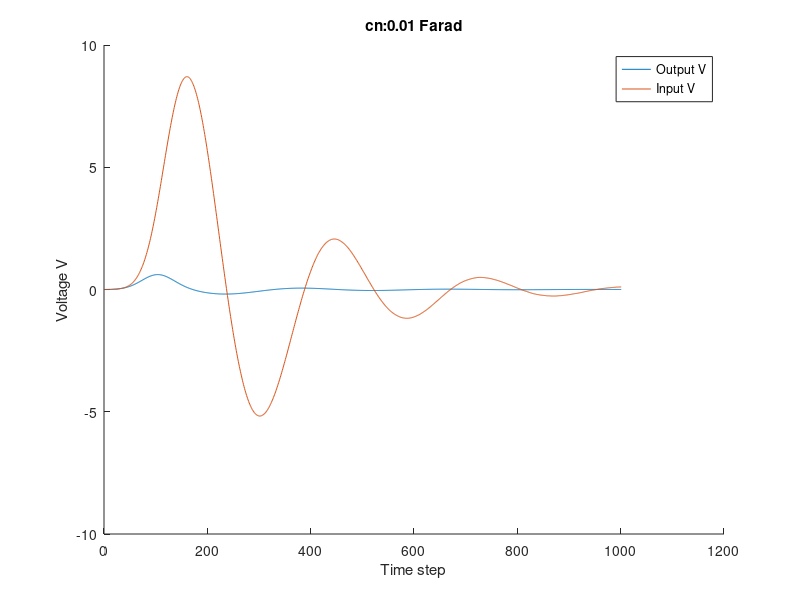
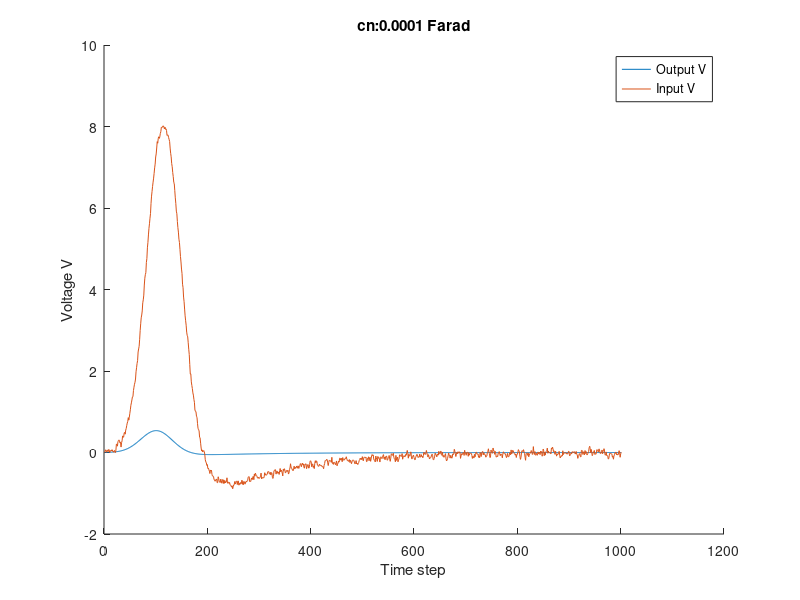
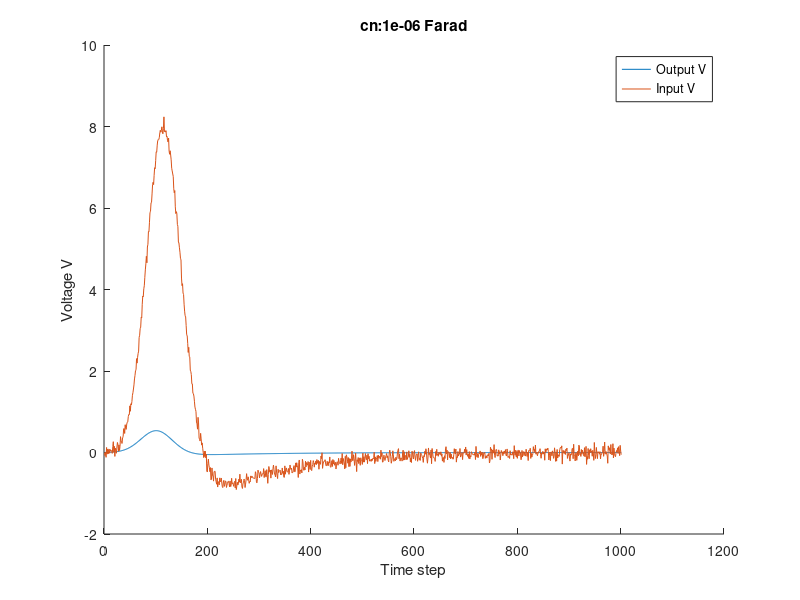
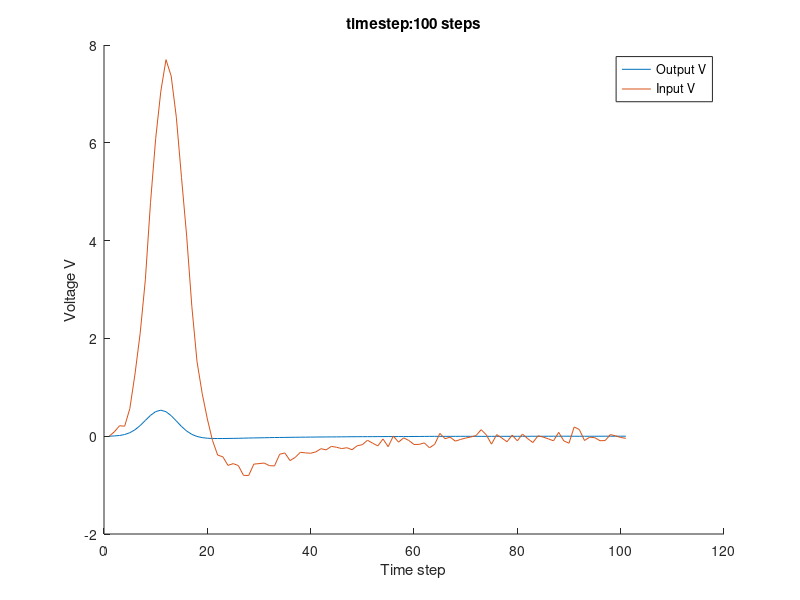

Here is the MATLAB script that generated these plots, in order:
function D = Part3b()
clear all

Cn=[0.01;0.0001;0.000001]; % capacitance values
for i=1:3
    
G=zeros(8,8);
C=zeros(8,8);
F=zeros(8,1);

% Definition of circuit elements
R1 = 1; 
R2=2;
R3=10;
R4=0.1;
R0=1000;
c=0.25;
L=0.2;
a = 100;
cn=Cn(i);


% Definition of G matrix hardcoded.
G(1,1)=1/R1;
G(1,2)=-1/R1;
G(2,1)=-1/R1;
G(2,2)=1/R1 +1/R2;
G(3,3)=1/R3;
G(4,4)=1/R4; 
G(4,5)=-1/R4;
G(5,4)=1/R4;
G(5,5)=1/R4 +1/R0;
G(6,1)=1;
G(7,2)=1;
G(7,3)=-1;
G(8,3)=-a/R3;
G(8,4)=1;
G(1,6)=1;
G(2,7)=1;
G(3,7)=-1;
G(4,8)=1;


% Definition of C matrix hardcoded.
C(1,1)=c;
C(1,2)=-c;
C(2,2)=c;
C(3,3)=cn;
C(2,1)=-c;
C(7,7)=-L;

simt=1; 
nsteps=1000;
f=1/0.03;
dt=simt/nsteps;
M=(C./dt+G);
V(1:8,1)=[0;0;0;0;0;0;0;0];

Gaussian=@(t) exp(-(t-0.1)^2/(2.*0.03^2));

for step=1:nsteps 
    In=randn()*0.001;
    t=step*dt; 
    Vin=Gaussian(t);
    F=[0; 0; -In; 0; 0; Vin;0;0];
    B=C*V(1:8,step)./dt+F;
    V(1:8,step+1)=M\B;
end

    figure(i+20)
    hold on
    plot(-V(6,:));
    plot(-V(5,:));
    xlabel('Time step')
    ylabel('Voltage V')
    legend('Output V','Input V')
    title(strcat('cn: ',num2str(Cn(i)),' Farad'))
end

%% 
clear V
ts=[100;1000;50000]; % time values
for i=1:3
    
G=zeros(8,8);
C=zeros(8,8);
F=zeros(8,1);

% Definition of circuit elements
R1 = 1; 
R2=2;
R3=10;
R4=0.1;
R0=1000;
c=0.25;
L=0.2;
a = 100;
cn=0.00001; % Set Cn value to original

% Definition of G matrix hardcoded.
G(1,1)=1/R1;
G(1,2)=-1/R1;
G(2,1)=-1/R1;
G(2,2)=1/R1 +1/R2;
G(3,3)=1/R3;
G(4,4)=1/R4; 
G(4,5)=-1/R4;
G(5,4)=1/R4;
G(5,5)=1/R4 +1/R0;
G(6,1)=1;
G(7,2)=1;
G(7,3)=-1;
G(8,3)=-a/R3;
G(8,4)=1;
G(1,6)=1;
G(2,7)=1;
G(3,7)=-1;
G(4,8)=1;


% Definition of C matrix hardcoded.
C(1,1)=c;
C(1,2)=-c;
C(2,2)=c;
C(3,3)=cn;
C(2,1)=-c;
C(7,7)=-L;

simt=1; % sec
nsteps=ts(i);
f=1/0.03;
dt=simt/nsteps;
M=(C./dt+G);
V(1:8,1)=[0;0;0;0;0;0;0;0];
Gaussian=@(t) exp(-(t-0.1)^2/(2.*0.03^2));

for step=1:nsteps 
    In=randn()*0.001;
    t=step*dt;
    Vin=Gaussian(t);
    F=[0; 0; -In; 0; 0; Vin;0;0];
    B=C*V(1:8,step)./dt+F;
    V(1:8,step+1)=M\B;
end

    figure(i+23)
    hold on
    plot(-V(6,:));
    plot(-V(5,:));
    xlabel('Time step')
    ylabel('Voltage V')
    legend('Output V','Input V')
    title(strcat('timestep: ',num2str(ts(i)),' steps'))
end
end